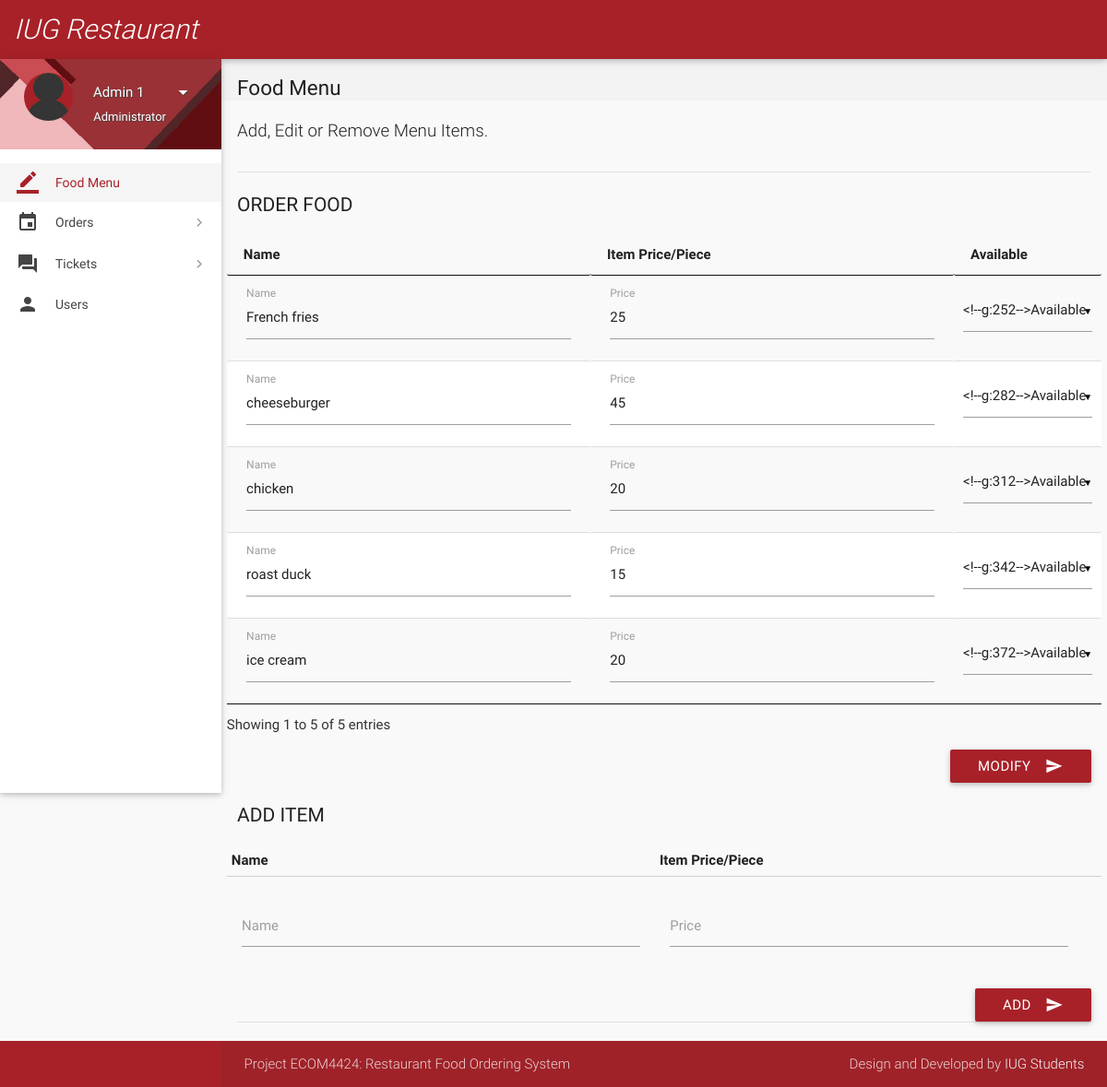
/admin-page.php (signed in), run on an earlier commit of the app's database.
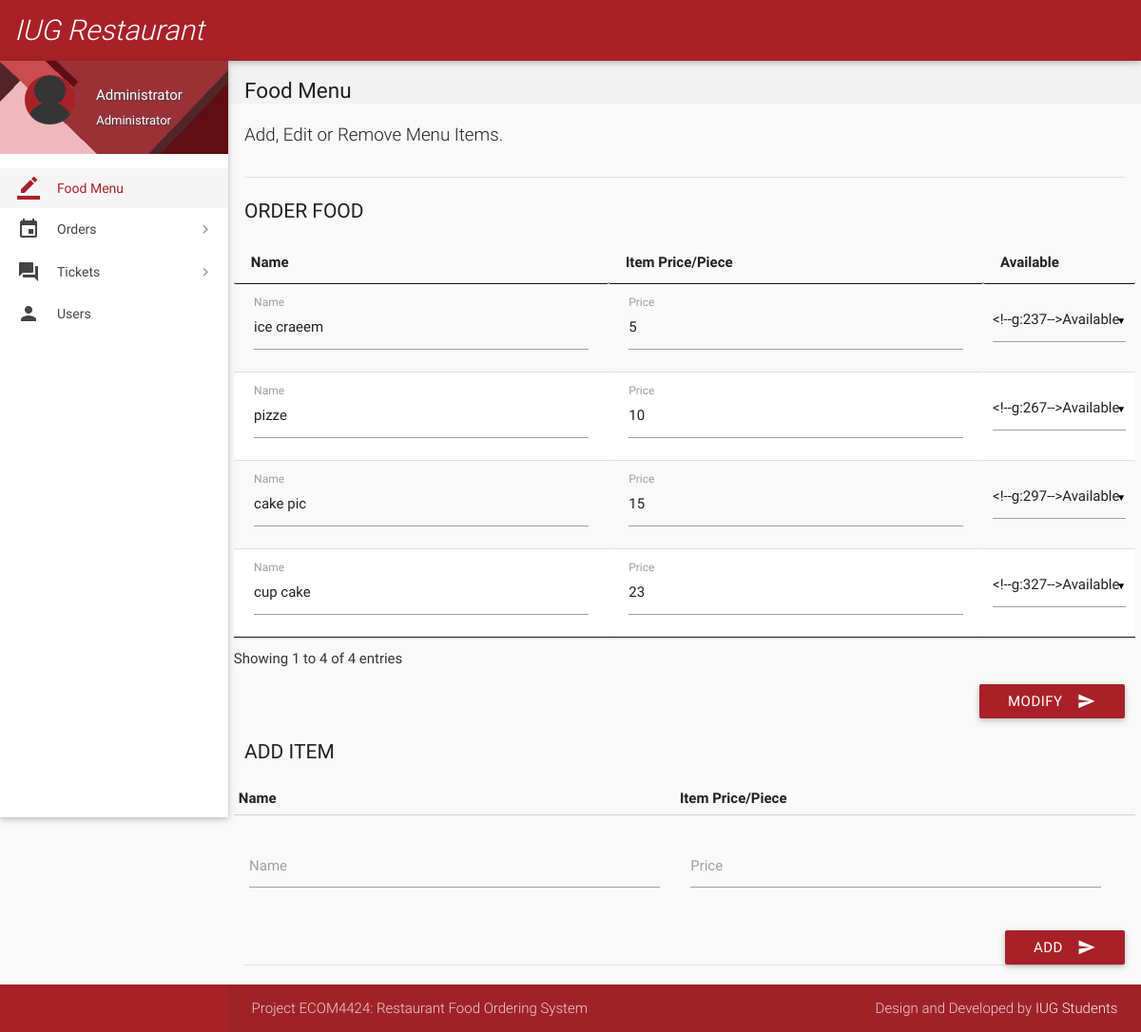
And on a later commit of the database.
### tables this page shows
CREATE TABLE `items` (
  `id` int(11) NOT NULL,
  `name` varchar(20) NOT NULL,
  `price` int(11) NOT NULL,
  `deleted` tinyint(4) NOT NULL DEFAULT 0
);

### includes/connect.php (called while the page is built, shortened)
<?php
$name = $_SESSION['name'];
$role = $_SESSION['role'];
?>

### admin-page.php (the view, shortened to what the changed rows need)
<?php
include 'includes/connect.php';
	if($_SESSION['admin_sid']==session_id())
	{
		?>
<!DOCTYPE html>
<html lang="en">
<head>
  <link href="css/materialize.min.css" type="text/css" rel="stylesheet" media="screen,projection">
  <link href="css/style.min.css" type="text/css" rel="stylesheet" media="screen,projection">
  <link href="css/custom/custom.min.css" type="text/css" rel="stylesheet" media="screen,projection">
  <link href="js/plugins/perfect-scrollbar/perfect-scrollbar.css" type="text/css" rel="stylesheet" media="screen,projection">
  <link href="js/plugins/data-tables/css/jquery.dataTables.min.css" type="text/css" rel="stylesheet" media="screen,projection">
</head>
<body>
  <header id="header" class="page-topbar">
      <div class="navbar-fixed">
          <nav class="navbar-color">
              <div class="nav-wrapper">
                  <ul class="left">
                      <li><a href="#" class="waves-effect waves-block waves-light"> <i  class="light" ><?php echo "IUG Restaurant" ;?></i></a>
                      </li>
                  </ul>
              </div>
          </nav>
      </div>
  </header>
  <div id="main">
    <div class="wrapper">
      <aside id="left-sidebar-nav">
        <ul id="slide-out" class="side-nav fixed leftside-navigation">
            <li class="user-details cyan darken-2">
            <div class="row">
                <div class="col col s4 m4 l4">
                    <img src="images/avatar.jpg" alt="" class="circle responsive-img valign profile-image">
                </div>
                <div class="col col s8 m8 l8">
                    <a class="btn-flat dropdown-button waves-effect waves-light white-text profile-btn" href="#" data-activates="profile-dropdown"><?php echo $name;?> <i class="mdi-navigation-arrow-drop-down right"></i></a>
                    <p class="user-roal"><?php echo $role;?></p>
                </div>
            </div>
            </li>
            <li class="bold active"><a href="index.php" class="waves-effect waves-cyan"><i class="mdi-editor-border-color"></i> Food Menu</a>
            </li>
                <li class="no-padding">
                    <ul class="collapsible collapsible-accordion">
                        <li class="bold"><a class="collapsible-header waves-effect waves-cyan"><i class="mdi-editor-insert-invitation"></i> Orders</a>
                        </li>
                    </ul>
                </li>
                 <li class="no-padding">
                    <ul class="collapsible collapsible-accordion">
                        <li class="bold"><a class="collapsible-header waves-effect waves-cyan"><i class="mdi-action-question-answer"></i> Tickets</a>
                        </li>
                    </ul>
                </li>
            <li class="bold"><a href="users.php" class="waves-effect waves-cyan"><i class="mdi-social-person"></i> Users</a>
            </li>
        </ul>
        </aside>
      <section id="content">
        <div id="breadcrumbs-wrapper">
          <div class="container">
            <div class="row">
              <div class="col s12 m12 l12">
                <h5 class="breadcrumbs-title">Food Menu</h5>
              </div>
            </div>
          </div>
        </div>
        <div class="container">
          <p class="caption">Add, Edit or Remove Menu Items.</p>
          <div class="divider"></div>
		  <form class="formValidate" id="formValidate" method="post" action="routers/menu-router.php" novalidate="novalidate">
            <div class="row">
              <div class="col s12 m4 l3">
                <h4 class="header">Order Food</h4>
              </div>
              <div>
				<table id="data-table-admin" class="responsive-table display" cellspacing="0">
                    <thead>
                      <tr>
                        <th>Name</th>
                        <th>Item Price/Piece</th>
                        <th>Available</th>
                      </tr>
                    </thead>
                    <tbody>
				<?php
				$result = mysqli_query($con, "SELECT * FROM items");
				while($row = mysqli_fetch_array($result))
				{
					echo '<tr><td><div class="input-field col s12"><label for="'.$row["id"].'_name">Name</label>';
					echo '<input value="'.$row["name"].'" id="'.$row["id"].'_name" name="'.$row['id'].'_name" type="text" data-error=".errorTxt'.$row["id"].'"><div class="errorTxt'.$row["id"].'"></div></td>';
					echo '<td><div class="input-field col s12 "><label for="'.$row["id"].'_price">Price</label>';
					echo '<input value="'.$row["price"].'" id="'.$row["id"].'_price" name="'.$row['id'].'_price" type="text" data-error=".errorTxt'.$row["id"].'"><div class="errorTxt'.$row["id"].'"></div></td>';
					echo '<td>';
					if($row['deleted'] == 0){
						$text1 = 'selected';
						$text2 = '';
					}
					else{
						$text1 = '';
						$text2 = 'selected';
					}
					echo '<select name="'.$row['id'].'_hide">
                      <option value="1"'.$text1.'>Available</option>
                      <option value="2"'.$text2.'>Not Available</option>
                    </select></td></tr>';
				}
				?>
                    </tbody>
</table>
              </div>
			  <div class="input-field col s12">
                              <button class="btn cyan waves-effect waves-light right" type="submit" name="action">Modify
                                <i class="mdi-content-send right"></i>
                              </button>
                            </div>
            </div>
			</form>
		  <form class="formValidate" id="formValidate1" method="post" action="routers/add-item.php" novalidate="novalidate">
            <div class="row">
              <div class="col s12 m4 l3">
                <h4 class="header">Add Item</h4>
              </div>
              <div>
<table>
                    <thead>
                      <tr>
                        <th data-field="id">Name</th>
                        <th data-field="name">Item Price/Piece</th>
                      </tr>
                    </thead>
                    <tbody>
				<?php
					echo '<tr><td><div class="input-field col s12"><label for="name">Name</label>';
					echo '<input id="name" name="name" type="text" data-error=".errorTxt01"><div class="errorTxt01"></div></td>';
					echo '<td><div class="input-field col s12 "><label for="price" class="">Price</label>';
					echo '<input id="price" name="price" type="text" data-error=".errorTxt02"><div class="errorTxt02"></div></td>';
					echo '<td></tr>';
				?>
                    </tbody>
</table>
              </div>
			  <div class="input-field col s12">
                              <button class="btn cyan waves-effect waves-light right" type="submit" name="action">Add
                                <i class="mdi-content-send right"></i>
                              </button>
                            </div>
            </div>
			</form>
            <div class="divider"></div>
          </div>
        </div>
        </div>
  <footer class="page-footer">
    <div class="footer-copyright">
      <div class="container">
        <span>Project ECOM4424: Restaurant Food Ordering System  </span>
        <span class="right"> Design and Developed by <a class="grey-text text-lighten-4" href="#">IUG Students</a></span>
        </div>
    </div>
  </footer>
</body>
</html>
<?php
	}
?>

What changed in the data, as far as the page shows it:
removed items: name "French fries", price "25"
removed items: name "cheeseburger", price "45"
removed items: name "chicken", price "20"
removed items: name "roast duck", price "15"
removed items: name "ice cream", price "20"
added items: name "ice craeem", price "5"
added items: name "pizze", price "10"
added items: name "cake pic", price "15"
added items: name "cup cake", price "23"
Also different on the page:
$name: "Admin 1" → "Administrator"
text written by a page script: "Showing 1 to 5 of 5 entries" → "Showing 1 to 4 of 4 entries"
